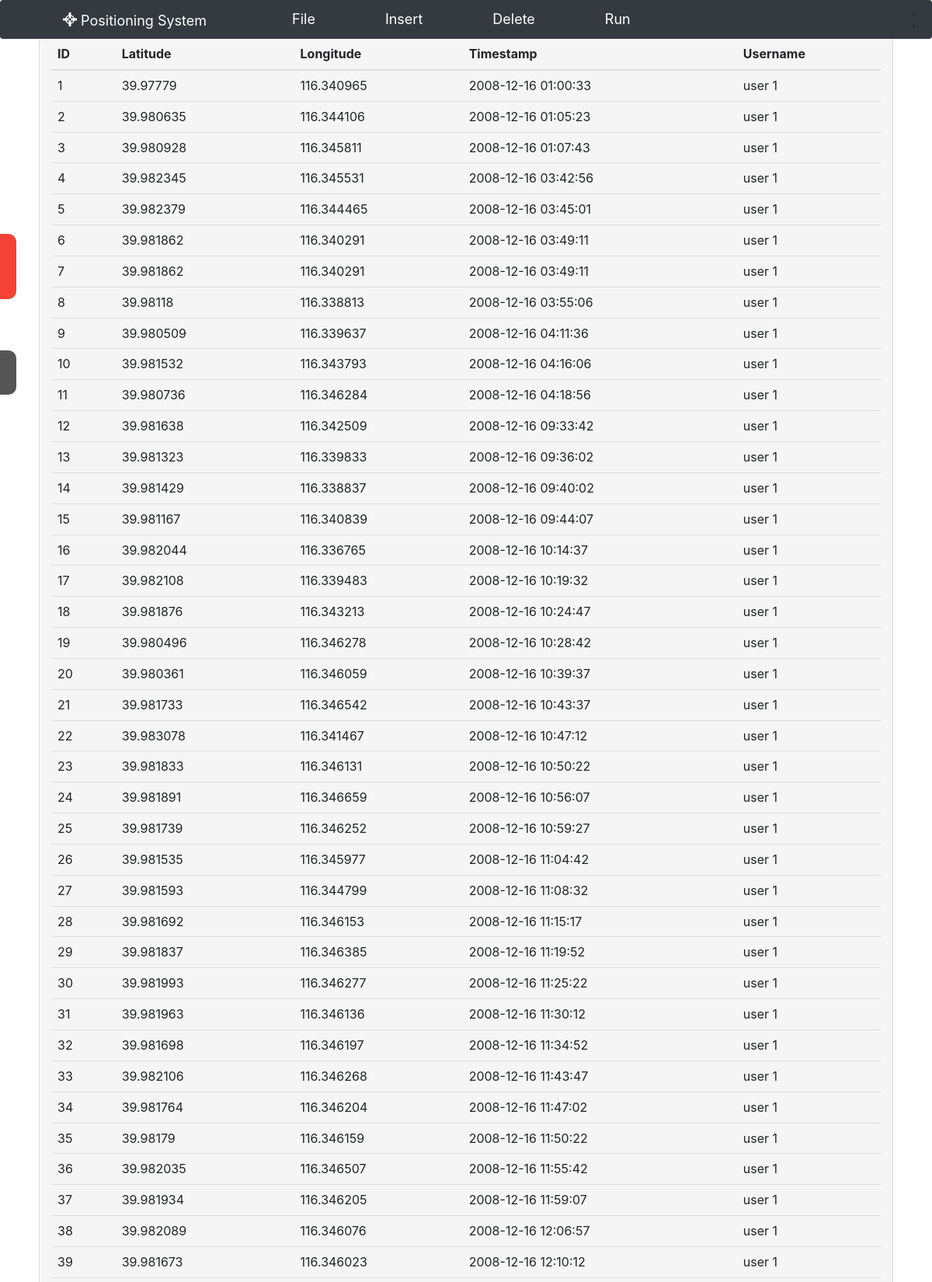
Screenshot of /table (upper part) with the database file from the repository.
### app/models.py (models this page shows, shortened)
class Location(Base):
    __tablename__ = "location"
    id = Column(Integer, primary_key=True)
    lat = Column(Float)
    lan = Column(Float)
    timestamp = Column(DateTime)
    user_id = Column(Integer, ForeignKey('user.id'))

class User(Base):
    __tablename__ = "user"
    id = Column(Integer, primary_key=True)
    username = Column(String(255), index=True, unique=True)

### app/routes.py (the view)
@app.route("/table")
def fill_table():
    locations = session.query(Location, User).join(User).add_columns(User.username, Location.id, Location.lat,
                                                                     Location.lan, Location.timestamp).all()
    return render_template("tables.html", data=locations)

### app/templates/tables.html
{% extends 'base.html' %}
{% block content %}
    <div class="container">
        <div class="panel panel-default">
            <div class="panel-heading">
                <table class="table table-hover">
                    <thead>
                      <tr>
                        <th>ID</th>
                        <th>Latitude</th>
                        <th>Longitude</th>
                          <th>Timestamp</th>
                          <th>Username</th>
                      </tr>
                    </thead>
                    <tbody>
                     {% for row in data %}
                        <tr>
                        <td>{{ row['id'] }}</td>
                        <td>{{ row['lat'] }}</td>
                        <td>{{ row['lan'] }}</td>
                        <td>{{ row['timestamp'] }}</td>
                        <td>{{ row['username'] }}</td>
                        </tr>
                    {% endfor %}
                    </tbody>
                  </table>
            </div>
        </div>
    </div>
{% endblock %}

### app/templates/base.html (shortened to what this page needs)
<html>
<head>
    <link rel="stylesheet" href="https://unpkg.com/leaflet@1.3.1/dist/leaflet.css"
/>
    <link href="http://code.jquery.com/ui/1.9.2/themes/base/jquery-ui.css" rel="stylesheet">
    <link href="https://maxcdn.bootstrapcdn.com/bootstrap/3.3.7/css/bootstrap.min.css" rel="stylesheet"
>
    <link rel="stylesheet"
          href="https://cdnjs.cloudflare.com/ajax/libs/bootstrap-slider/10.0.0/css/bootstrap-slider.min.css"/>
    <link href="https://cdn.rawgit.com/wenzhixin/multiple-select/master/multiple-select.css" rel="stylesheet"/>
    <link href="https://maxcdn.bootstrapcdn.com/bootstrap/4.0.0/css/bootstrap.min.css"
          rel="stylesheet"
>
    <link rel="stylesheet" href="http://cdn.leafletjs.com/leaflet-0.7.2/leaflet.css" />
    <link rel="stylesheet" href="http://code.jquery.com/ui/1.9.2/themes/base/jquery-ui.css" type="text/css">
</head>
<body>
    {% include 'navbar.html' %}
    <div id="page-content-wrapper">
         <div class="container-fluid xyz">
            <div class="row">
               <div class="col-lg-12">
                   {% block content %}
                   {% endblock %}
               </div>
            </div>
         </div>
    </div>
</body>
</html>

### app/templates/navbar.html (shortened to what this page needs)
<nav class="navbar navbar-expand-lg navbar-dark fixed-top bg-dark" role="navigation">
  <div class="collapse navbar-collapse" id="navbarNavDropdown" role="navigation">
    <ul class="navbar-nav mr-auto">
        <li class="nav nav-item dropdown">
            <a class="navbar-brand" href="/"><span class="glyphicon glyphicon-screenshot" aria-hidden="false"></span> Positioning System </a>
        </li>
      <li class="nav nav-item dropdown active">
        <a class="nav-link" href="/" id="navbarDropdownMenuLink" role="button" data-toggle="dropdown" aria-haspopup="true" aria-expanded="false"> File </a>
      </li>
        <li class="nav nav-item dropdown active">
            <a class="nav-link" href="/" id="navbarDropdownMenuLink" data-toggle="dropdown" aria-haspopup="true" aria-expanded="false"> Insert </a>
        </li>
        <li class="nav nav-item dropdown active">
            <a class="nav-link" href="/" id="navbarDropdownMenuLink" data-toggle="dropdown" aria-haspopup="true" aria-expanded="true">Delete</a>
        </li>
    <li class="nav nav-item dropdown active">
        <a class="nav-link" href="/" id="navbarDropdownMenuLink" data-toggle="dropdown" aria-haspopup="true" aria-expanded="false">Run</a>
    </li>
    </ul>
  </div>
    <div id="mySidenav" class="sidenav">
                            {% if data %}
        <li>
            <a class="nav-link" style="color:white" id="show1">Show Markers </a>
        </li>
        <li>
            <a class="nav-link" style="color:white" id="show2"> Show Lines </a>
        </li>
                             {% endif %}
    </div>
</nav>

### app/templates/base.html (style rules this page uses)
html { position: relative; min-height: 100%; }
body { margin-bottom: 100px; height: auto; }
nav { width: 100%; height: 20px; border-radius: 10px; -moz-border-radius: 10px; }
.nav a { color: white; font-size: large; }
.navbar-nav > li { padding-left:20px; padding-right:20px; margin-left:20px; margin-right:20px; }
#page-content-wrapper { position: absolute; padding: 15px; width: 100%; overflow-x: hidden; }
@media (min-width:770px) { #page-content-wrapper { top: 19px; padding: 20px; position: absolute; -webkit-transition: all 0.5s ease; -moz-transition: all 0.5s ease; -o-transition: all 0.5s ease; transition: all 0.5s ease; } }
#show1 { display: inline-block; }
#show2 { display: inline-block; }
#mySidenav a { position: absolute; left: -120px; transition: 0.3s; padding: 15px; width: 140px; text-decoration: none; font-size: 18px; color: white; border-radius: 0 10px 10px 0; }
#show1 { top: 300px; background-color: #f44336; }
#show2 { top: 450px; background-color: #555 }

### rows the page displays
Location: id "1", lat "39.97779", lan "116.340965", timestamp "2008-12-16 01:00:33", username "user 1"
Location: id "2", lat "39.980635", lan "116.344106", timestamp "2008-12-16 01:05:23", username "user 1"
Location: id "3", lat "39.980928", lan "116.345811", timestamp "2008-12-16 01:07:43", username "user 1"
Location: id "4", lat "39.982345", lan "116.345531", timestamp "2008-12-16 03:42:56", username "user 1"
Location: id "5", lat "39.982379", lan "116.344465", timestamp "2008-12-16 03:45:01", username "user 1"
Location: id "6", lat "39.981862", lan "116.340291", timestamp "2008-12-16 03:49:11", username "user 1"
Location: id "7", lat "39.981862", lan "116.340291", timestamp "2008-12-16 03:49:11", username "user 1"
Location: id "8", lat "39.98118", lan "116.338813", timestamp "2008-12-16 03:55:06", username "user 1"
Location: id "9", lat "39.980509", lan "116.339637", timestamp "2008-12-16 04:11:36", username "user 1"
Location: id "10", lat "39.981532", lan "116.343793", timestamp "2008-12-16 04:16:06", username "user 1"
Location: id "11", lat "39.980736", lan "116.346284", timestamp "2008-12-16 04:18:56", username "user 1"
Location: id "12", lat "39.981638", lan "116.342509", timestamp "2008-12-16 09:33:42", username "user 1"
Location: id "13", lat "39.981323", lan "116.339833", timestamp "2008-12-16 09:36:02", username "user 1"
Location: id "14", lat "39.981429", lan "116.338837", timestamp "2008-12-16 09:40:02", username "user 1"
Location: id "15", lat "39.981167", lan "116.340839", timestamp "2008-12-16 09:44:07", username "user 1"
Location: id "16", lat "39.982044", lan "116.336765", timestamp "2008-12-16 10:14:37", username "user 1"
Location: id "17", lat "39.982108", lan "116.339483", timestamp "2008-12-16 10:19:32", username "user 1"
Location: id "18", lat "39.981876", lan "116.343213", timestamp "2008-12-16 10:24:47", username "user 1"
Location: id "19", lat "39.980496", lan "116.346278", timestamp "2008-12-16 10:28:42", username "user 1"
Location: id "20", lat "39.980361", lan "116.346059", timestamp "2008-12-16 10:39:37", username "user 1"
Location: id "21", lat "39.981733", lan "116.346542", timestamp "2008-12-16 10:43:37", username "user 1"
Location: id "22", lat "39.983078", lan "116.341467", timestamp "2008-12-16 10:47:12", username "user 1"
Location: id "23", lat "39.981833", lan "116.346131", timestamp "2008-12-16 10:50:22", username "user 1"
Location: id "24", lat "39.981891", lan "116.346659", timestamp "2008-12-16 10:56:07", username "user 1"
Location: id "25", lat "39.981739", lan "116.346252", timestamp "2008-12-16 10:59:27", username "user 1"
Location: id "26", lat "39.981535", lan "116.345977", timestamp "2008-12-16 11:04:42", username "user 1"
Location: id "27", lat "39.981593", lan "116.344799", timestamp "2008-12-16 11:08:32", username "user 1"
Location: id "28", lat "39.981692", lan "116.346153", timestamp "2008-12-16 11:15:17", username "user 1"
Location: id "29", lat "39.981837", lan "116.346385", timestamp "2008-12-16 11:19:52", username "user 1"
Location: id "30", lat "39.981993", lan "116.346277", timestamp "2008-12-16 11:25:22", username "user 1"
Location: id "31", lat "39.981963", lan "116.346136", timestamp "2008-12-16 11:30:12", username "user 1"
Location: id "32", lat "39.981698", lan "116.346197", timestamp "2008-12-16 11:34:52", username "user 1"
Location: id "33", lat "39.982106", lan "116.346268", timestamp "2008-12-16 11:43:47", username "user 1"
Location: id "34", lat "39.981764", lan "116.346204", timestamp "2008-12-16 11:47:02", username "user 1"
Location: id "35", lat "39.98179", lan "116.346159", timestamp "2008-12-16 11:50:22", username "user 1"
Location: id "36", lat "39.982035", lan "116.346507", timestamp "2008-12-16 11:55:42", username "user 1"
Location: id "37", lat "39.981934", lan "116.346205", timestamp "2008-12-16 11:59:07", username "user 1"
Location: id "38", lat "39.982089", lan "116.346076", timestamp "2008-12-16 12:06:57", username "user 1"
Location: id "39", lat "39.981673", lan "116.346023", timestamp "2008-12-16 12:10:12", username "user 1"
